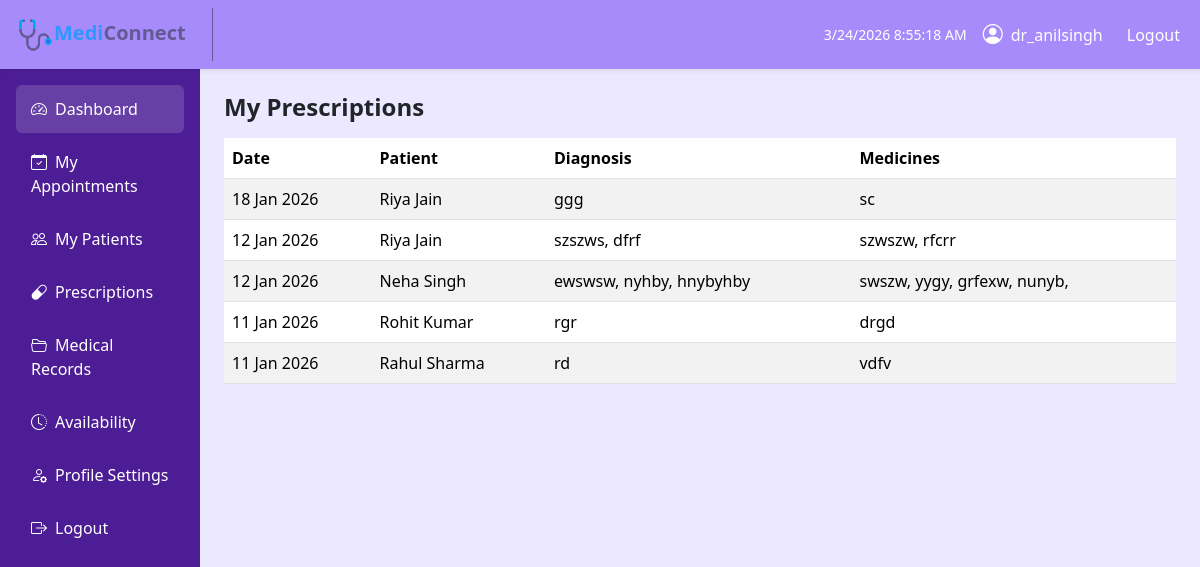
Page /doctor/prescriptions/ (signed in) on the committed database.
### MediConnectApp/models.py (models this page shows, shortened)
class Prescription(models.Model):
    appointment = models.OneToOneField(Appointment, on_delete=models.CASCADE)
    doctor = models.ForeignKey(DoctorProfile, on_delete=models.CASCADE)
    patient = models.ForeignKey(PatientProfile, on_delete=models.CASCADE)
    diagnosis = models.TextField(blank=True, null=True)
    medicines = models.TextField()
    notes = models.TextField(blank=True)
    created_at = models.DateTimeField(auto_now_add=True)

class PatientProfile(models.Model):
    GENDER_CHOICES = [
        ('male', 'Male'),
        ('female', 'Female'),
        ('other', 'Other'),
    ]
    user = models.OneToOneField(User, on_delete=models.CASCADE)
    patient_id = models.CharField(max_length=10, unique=True, blank=True)
    phone = models.CharField(max_length=15)
    age = models.PositiveIntegerField(blank=True, null=True)
    gender = models.CharField(max_length=10, choices=GENDER_CHOICES, blank=True)
    address = models.TextField(blank=True)
    created_at = models.DateTimeField(auto_now_add=True)
    def __str__(self):
        return self.user.first_name + " " + self.user.last_name

### MediConnectApp/views.py (the view)
# urls.py: path("doctor/prescriptions/", views.doctor_prescriptions_list_view, name="doctor_prescriptions"),
@login_required(login_url="login")
def doctor_prescriptions_list_view(request):
    user = request.user
    if not hasattr(user, "doctorprofile"):
        messages.error(request, "Unauthorized access.")
        return redirect("login")
    doctor = user.doctorprofile
    prescriptions = Prescription.objects.filter(
        doctor=doctor
    ).order_by("-created_at")
    context = {
        "prescriptions": prescriptions
    }
    return render(
        request,
        "users/doctor/d_prescriptions.html",
        context
    )

### templates/users/doctor/d_prescriptions.html (shortened to what this page needs)
{% extends "users/doctor/d_base.html" %}
{% block content %}
<h4 class="fw-bold mb-3">My Prescriptions</h4>
{% if prescriptions %}
<table class="table table-striped">
    <thead>
        <tr>
            <th>Date</th>
            <th>Patient</th>
            <th>Diagnosis</th>
            <th>Medicines</th>
        </tr>
    </thead>
    <tbody>
        {% for p in prescriptions %}
        <tr>
            <td>{{ p.created_at|date:"d M Y" }}</td>
            <td>{{ p.patient }}</td>
            <td>{{ p.diagnosis|truncatewords:6 }}</td>
            <td>{{ p.medicines|truncatewords:6 }}</td>
        </tr>
        {% endfor %}
    </tbody>
</table>
{% else %}
<div class="alert alert-info">No prescriptions found.</div>
{% endif %}
{% endblock %}

### templates/users/doctor/d_base.html (shortened to what this page needs)
{% load tz %}
<!DOCTYPE html>
{% load static %}
<html lang="en">
<head>
    <link href="https://cdn.jsdelivr.net/npm/bootstrap@5.3.2/dist/css/bootstrap.min.css" rel="stylesheet">
    <link href="https://cdn.jsdelivr.net/npm/bootstrap-icons@1.11.1/font/bootstrap-icons.css" rel="stylesheet">
</head>
<body>
<nav class="sticky-md-top navbar navbar-expand-lg navbar-dark shadow-sm" style="background-color: #A78BFA !important;">
    <div class="container-fluid">
        <a class="navbar-brand fw-bold" href="{% url 'doctor_dashboard' %}" style="color: #635a93; text-decoration: none; border-right-style: solid; border-right-color: #635a93; border-right-width: 1px; padding: 8px 26px 8px 5px;">
            <img src="{% static 'media\logos\mediconnect-logo.png' %}" width="37" height="37" alt="Logo"><b><span style="color: #2f97ff;">Medi</span>Connect</b>
        </a>
        <div class="d-flex align-items-center text-white">
            <span class="me-3 small" id="clock"></span>
            <i class="bi bi-person-circle fs-5 me-2"></i>
            <span class="me-3">{{ user.username }}</span>
            <ul class="navbar-nav ms-auto">
                {% if user.is_authenticated %}
                <li class="nav-item">
                    <a class="nav-link text-white" href="{% url 'logout' %}">
                        Logout
                    </a>
                </li>
                {% else %}
                <li class="nav-item">
                    <a class="nav-link text-white" href="{% url 'login' %}">
                        Login
                    </a>
                </li>
                {% endif %}
            </ul>
        </div>
    </div>
</nav>
<div class="container-fluid">
    <div class="row">
        <div class="col-md-3 col-lg-2 sidebar p-3">
            <a href="{% url 'doctor_dashboard' %}" class="active"><i class="bi bi-speedometer2 me-2"></i>Dashboard</a>
            <a href="{% url 'doctor_appointments' %}"><i class="bi bi-calendar-check me-2"></i>My Appointments</a>
            <a href="{% url 'doctor_patients' %}"><i class="bi bi-people me-2"></i>My Patients</a>
            <a href="{% url 'doctor_prescriptions' %}"><i class="bi bi-capsule me-2"></i>Prescriptions</a>
            <a href="{% url 'doctor_medical_records' %}"><i class="bi bi-folder2-open me-2"></i>Medical Records</a>
            <a href="{% url 'doctor_availability' %}"><i class="bi bi-clock-history me-2"></i>Availability</a>
            <a href="{% url 'doctor_profile_settings' %}"><i class="bi bi-person-gear me-2"></i>Profile Settings</a>
            <a href="{% url 'logout' %}"><i class="bi bi-box-arrow-right me-2"></i>Logout</a>
        </div>
        <div class="col-md-9 col-lg-10 p-4">
            {% block content %}{% endblock %}
        </div>
    </div>
</div>
</body>
</html>

### templates/users/doctor/d_base.html (style rules this page uses)
body { background-color: #ece8ff; }
.sidebar { min-height: 100vh; background: #4C1D95; }
.sidebar a { color: #fff; text-decoration: none; padding: 12px 15px; display: block; border-radius: 6px; margin-bottom: 5px; }
.sidebar a:hover, .sidebar a.active { background: rgba(255, 255, 255, 0.15); }
.navbar-brand { font-weight: 600; }

### rows in the picture
Prescription: created_at "18 Jan 2026", patient "Riya Jain", diagnosis "ggg", medicines "sc"
Prescription: created_at "12 Jan 2026", patient "Riya Jain", diagnosis "szszws, dfrf", medicines "szwszw, rfcrr"
Prescription: created_at "12 Jan 2026", patient "Neha Singh", diagnosis "ewswsw, nyhby, hnybyhby", medicines "swszw, yygy, grfexw, nunyb,"
Prescription: created_at "11 Jan 2026", patient "Rohit Kumar", diagnosis "rgr", medicines "drgd"
Prescription: created_at "11 Jan 2026", patient "Rahul Sharma", diagnosis "rd", medicines "vdfv"

### other values in the picture
{{ user.username }} "dr_anilsingh"
